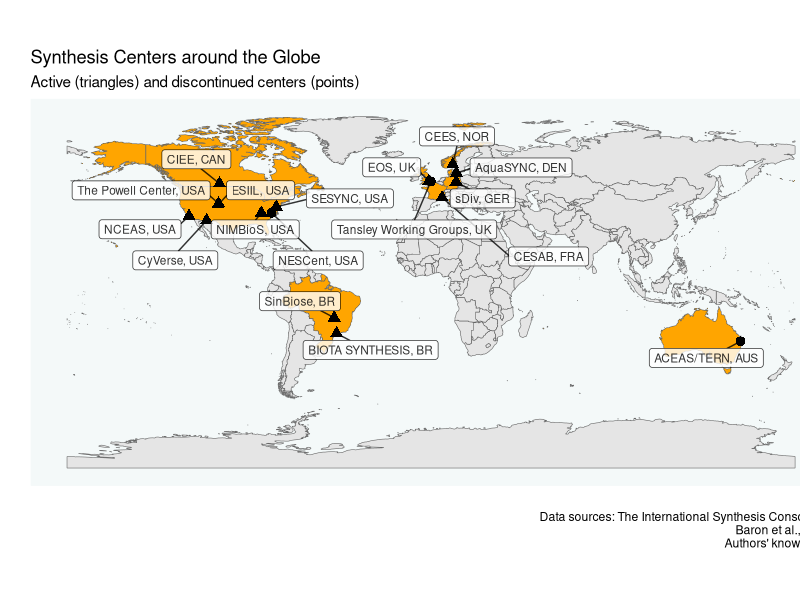

Reproduce this figure in R.

# data centers
require(openxlsx)
require(dplyr)
dat <- read.xlsx ("data_map.xlsx")

# remove CHina and South Africa ( we dont know their current status )
dat <- dat %>% 
  filter (Country %in% c("China", "South Africa") == F)


require(rnaturalearth)
require(ggplot2)
require(ggrepel)

## maps
# mapa mundi
world <- ne_countries(scale = "medium", returnclass = "sf")
world$colour_Country <- ifelse (world$name_sort %in% dat$Country, "orange","gray90")

# cortar o mapa para ver a america do Sul e parte da central
wm <- ggplot() + 
  geom_sf (data=world, size = 0.1, 
           fill= world$colour_Country,
           colour="gray40") +
  #coord_sf (xlim = c(-50, -25),  ylim = c(-30, 4), expand = FALSE) +
  theme_bw() + #xlab ("Longitude")  + ylab ("Latitude") +
  theme(panel.border = element_blank(), 
        panel.grid.major = element_blank(), 
        panel.grid.minor = element_blank(),
        panel.background = element_rect(fill = "#f4f9f9",#darkslategray1
                                        colour = "#f4f9f9"),
        axis.text.x = element_text(size=8),
        axis.ticks.x=element_line(size=1),
        axis.text.y = element_text(size=8),
        axis.ticks.y=element_line(size=1),
        axis.title.x = element_text(size=10),
        axis.title.y = element_text(size=10),
        #title = element_blank(),
        plot.margin = unit(c(0,-0.8,0,0.3), "cm")) +
  labs (title = "Synthesis Centers around the Globe",
        subtitle = "Active (triangles) and discontinued centers (points)",
        caption = "Data sources: The International Synthesis Consortium\nBaron et al., 2017\nAuthors' knowledge")


# require(dplyr)
map_SC <- wm + geom_point(data  = dat,aes (x=Long,y=Lat,
                                  group=Active,
                                  shape = Active), 
                size=3) + 
  geom_label_repel(data = dat, aes(x=Long, 
                                  y=Lat,
                                  label = paste (Abbreviation, 
                                                 Abb_Country,sep=", ")),
                  size = 3,
                  fill = "white",
                  alpha=0.8,
                  min.segment.length = 0,
                  box.padding = 0.3,
                  max.overlaps=100)+
  xlab("") + ylab("") + 
  theme(legend.position = "none") 


ggsave(filename = "map_SC.png", width = 12,
       height = 6,dpi=300) 
